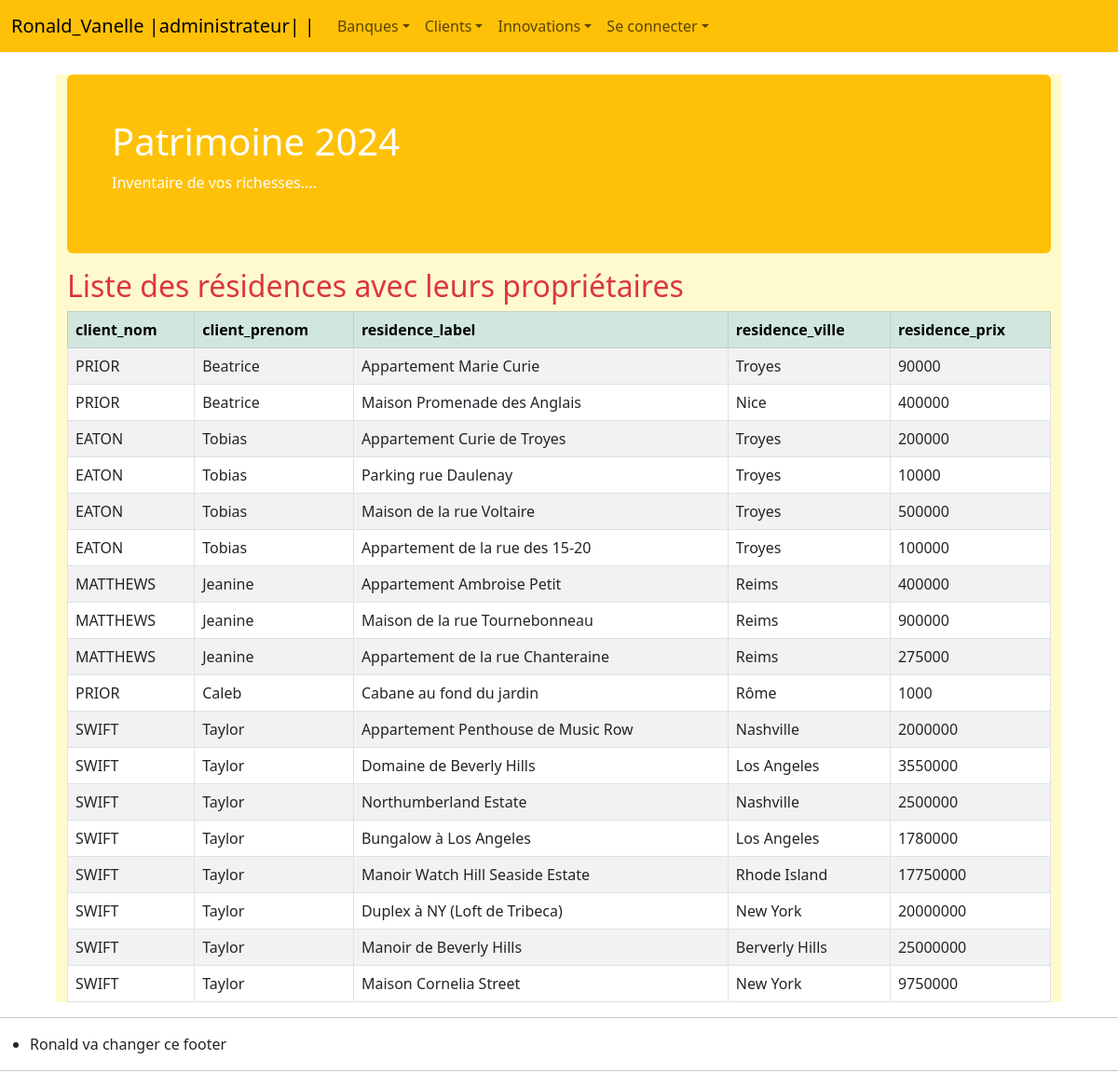
Screenshot of /app/router/router1.php?action=residenceReadAll with the database file from the repository.
### tables this page shows
create table if not exists residence (
 id integer unsigned not null,
 label varchar(100) not null,
 ville varchar(50) not null,
 prix float not null,
 personne_id integer unsigned not null,
 primary key (id),
 foreign key (personne_id) references personne(id)  
);

create table if not exists personne (
 id integer unsigned not null,
 nom varchar(40) not null,
 prenom varchar(40) unique not null,
 statut integer unsigned not null,
 login varchar(20) not null,
 password varchar(20) not null,
 primary key (id) 
);

### app/controller/ControllerResidence.php (called while the page is built, shortened)
<?php
require_once '../model/ModelResidence.php';
class ControllerResidence {
public static function residenceReadAll() {
$results = ModelResidence::getAllResidence();
include 'config.php';
$vue = $root . '/app/view/residence/viewAllResidence.php';
require ($vue);
}
}
?>

### app/model/ModelResidence.php (called while the page is built, shortened)
<?php
class ModelResidence {
    public static function getAllResidence() {
        try {
            $database = Model::getInstance();
            $query = "select residence.label as residence_label, residence.ville, residence.prix,personne.prenom, personne.nom from residence join personne on residence.personne_id = personne.id";
            $statement = $database->prepare($query);
            $statement->execute();
            $results = $statement->fetchAll(PDO::FETCH_ASSOC);
            return $results;
        } catch (PDOException $e) {
            printf("%s - %s<p/>\n", $e->getCode(), $e->getMessage());
            return NULL;
        }
    }
}
?>

### app/view/residence/viewAllResidence.php (the view, shortened to what this page needs)
<body>
    <div class="container">
        <h2 class="text-danger">Liste des résidences avec leurs propriétaires </h2>
        <table class = "table table-striped table-bordered">
            <thead>
                <tr class = "table-success">
                    <th>client_nom</th>
                    <th>client_prenom</th>
                    <th>residence_label</th>
                    <th>residence_ville</th>
                    <th>residence_prix</th>
                </tr>
            </thead>
            <tbody>
                <?php
                foreach ($results as $residence) {
                    echo "<tr>
                        <td>" . $residence['nom'] . "</td><td>" . $residence['prenom'] . "</td><td>" . $residence['residence_label'] . "</td><td>" . $residence['ville'] . "</td><td>" . $residence['prix'] ."</td></tr>";
                }
                ?>
            </tbody>
        </table>
    </div>

### public/css/perso_css.css (style rules this page uses)
body { background-color: white; }
.container { margin-top: 80px; background-color: greenyellow; width: 60%; }

### rows the page displays
residence: personne.nom "PRIOR", personne.prenom "Beatrice", label "Appartement Marie Curie", ville "Troyes", prix "90000"
residence: personne.nom "PRIOR", personne.prenom "Beatrice", label "Maison Promenade des Anglais", ville "Nice", prix "400000"
residence: personne.nom "EATON", personne.prenom "Tobias", label "Appartement Curie de Troyes", ville "Troyes", prix "200000"
residence: personne.nom "EATON", personne.prenom "Tobias", label "Parking rue Daulenay", ville "Troyes", prix "10000"
residence: personne.nom "EATON", personne.prenom "Tobias", label "Maison de la rue Voltaire", ville "Troyes", prix "500000"
residence: personne.nom "EATON", personne.prenom "Tobias", label "Appartement de la rue des 15-20", ville "Troyes", prix "100000"
residence: personne.nom "MATTHEWS", personne.prenom "Jeanine", label "Appartement Ambroise Petit", ville "Reims", prix "400000"
residence: personne.nom "MATTHEWS", personne.prenom "Jeanine", label "Maison de la rue Tournebonneau", ville "Reims", prix "900000"
residence: personne.nom "MATTHEWS", personne.prenom "Jeanine", label "Appartement de la rue Chanteraine", ville "Reims", prix "275000"
residence: personne.nom "PRIOR", personne.prenom "Caleb", label "Cabane au fond du jardin", ville "Rôme", prix "1000"
residence: personne.nom "SWIFT", personne.prenom "Taylor", label "Appartement Penthouse de Music Row", ville "Nashville", prix "2000000"
residence: personne.nom "SWIFT", personne.prenom "Taylor", label "Domaine de Beverly Hills", ville "Los Angeles", prix "3550000"
residence: personne.nom "SWIFT", personne.prenom "Taylor", label "Northumberland Estate", ville "Nashville", prix "2500000"
residence: personne.nom "SWIFT", personne.prenom "Taylor", label "Bungalow à Los Angeles", ville "Los Angeles", prix "1780000"
residence: personne.nom "SWIFT", personne.prenom "Taylor", label "Manoir Watch Hill Seaside Estate", ville "Rhode Island", prix "17750000"
residence: personne.nom "SWIFT", personne.prenom "Taylor", label "Duplex à NY (Loft de Tribeca)", ville "New York", prix "20000000"
residence: personne.nom "SWIFT", personne.prenom "Taylor", label "Manoir de Beverly Hills", ville "Berverly Hills", prix "25000000"
residence: personne.nom "SWIFT", personne.prenom "Taylor", label "Maison Cornelia Street", ville "New York", prix "9750000"
